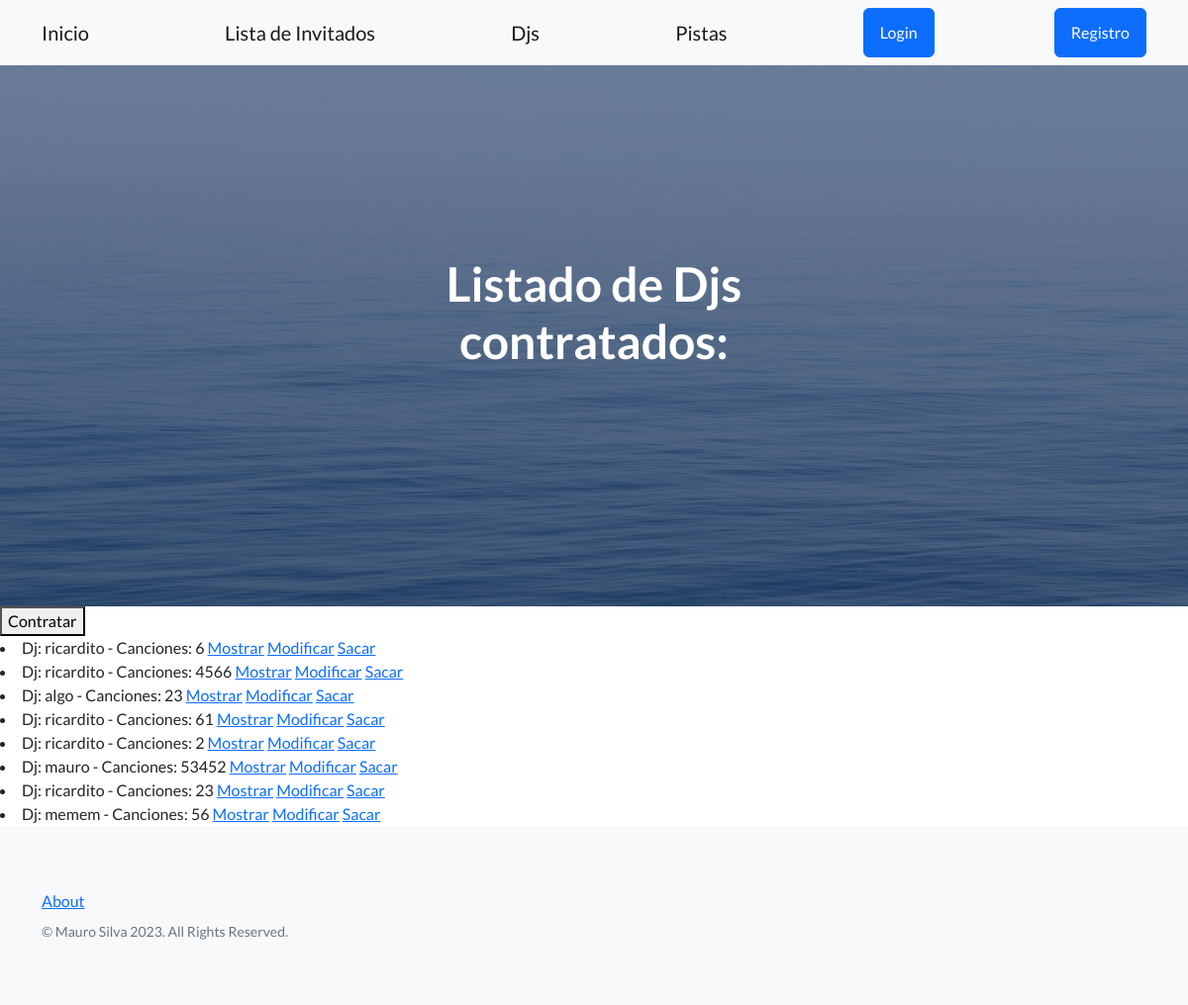
Before: /djs with the older database file.
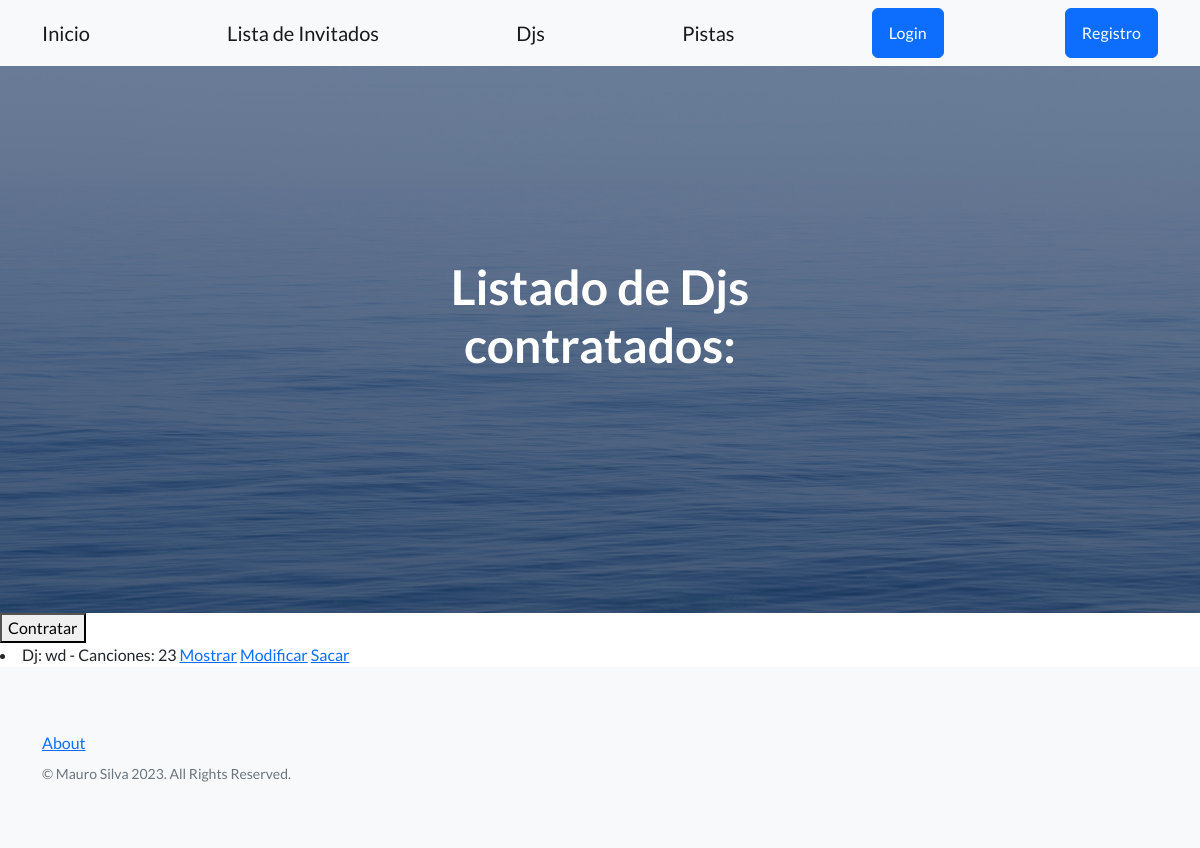
After: the same page with the newer database file.
### inicio/models.py (models this page shows)
class Dj(models.Model):
    nombre = models.CharField(max_length=20)
    canciones = models.IntegerField()
    descripcion = models.TextField(null=True)
    def __str__(self):
        return f'Dj: {self.nombre} - Canciones: {self.canciones}'

### inicio/views.py (the view)
# urls.py: path('djs', views.ListarDjs.as_view(), name='listar djs'),
class ListarDjs(ListView):
    model = Dj
    template_name = 'inicio/CBV/listar-djs-CBV.html'
    context_object_name = 'djs'

### inicio/templates/inicio/CBV/listar-djs-CBV.html (shortened to what this page needs)
{% extends 'base.html' %}
{% block mensaje_inicio %}
Listado de Djs contratados:
{% endblock mensaje_inicio %}
{% block contenido %}
<button><a class='navbar-brand' href= {% url 'inicio:contratar dj' %}>Contratar</a></button>
{% if djs %}
{% for dj in djs %}
<li>
    {{dj}}
    <a href={% url 'inicio:mostrar dj' dj.id %}>Mostrar</a>
    <a href={% url 'inicio:mod dj' dj.id %}>Modificar</a>
    <a href={% url 'inicio:despedir dj' dj.id %}>Sacar</a>
</li>
{% endfor %}
{% else %}
<p>No se encuentra contrato.</p>
{% endif %}
{% endblock contenido %}

### templates/base.html (shortened to what this page needs)
<!DOCTYPE html>
<html lang="en">
    {% load static %}
    <head>
        <link href="https://cdn.jsdelivr.net/npm/bootstrap-icons@1.5.0/font/bootstrap-icons.css" rel="stylesheet" type="text/css" />
        <link href= {% static 'css/styles.css' %} rel="stylesheet" />
    </head>
    <body>
        <nav class="navbar navbar-light bg-light static-top">
            <div class="container">
                <a class="navbar-brand" href={% url 'inicio:inicio' %}>Inicio</a>
                <a class="navbar-brand" href={% url 'inicio:listar invitados' %}>Lista de Invitados</a>
                <a class="navbar-brand" href={% url 'inicio:listar djs' %}>Djs</a>
                <a class="navbar-brand" href={% url 'inicio:listar pistas' %}>Pistas</a>
                {% if request.user.is_authenticated %}
                <a class="navbar-brand" href='#'>{{request.user.username}}</a>
                <a class="btn btn-secondary" href={% url 'usuario:logout' %}>Logout</a>
                {% else %}
                <a class="btn btn-primary" href={% url 'usuario:login' %}>Login</a>
                <a class="btn btn-primary" href={% url 'usuario:registro' %}>Registro</a>
                {% endif %}
            </div>
        </nav>
        {% block header %}
        <header class="masthead">
            <div class="container position-relative">
                <div class="row justify-content-center">
                    <div class="col-xl-6">
                        <div class="text-center text-white">
                            <h1 class="mb-5">
                                {% block mensaje_inicio %}{% endblock mensaje_inicio %}
                            </h1>
                        </div>
                    </div>
                </div>
            </div>
        </header>
        {% endblock header %}
        {% block contenido %}{% endblock contenido %}
        <footer class="footer bg-light">
            <div class="container">
                <div class="row">
                    <div class="col-lg-6 h-100 text-center text-lg-start my-auto">
                        <ul class="list-inline mb-2">
                            <li class="list-inline-item"><a href={% url 'inicio:about' %}>About</a></li>
                        </ul>
                        <p class="text-muted small mb-4 mb-lg-0">&copy; Mauro Silva 2023. All Rights Reserved.</p>
                    </div>
                </div>
            </div>
        </footer>
    </body>
</html>

Changed rows visible on the page:
removed Dj: nombre+canciones "Dj: ricardito - Canciones: 6"
removed Dj: nombre+canciones "Dj: ricardito - Canciones: 4566"
removed Dj: nombre+canciones "Dj: algo - Canciones: 23"
removed Dj: nombre+canciones "Dj: ricardito - Canciones: 61"
removed Dj: nombre+canciones "Dj: ricardito - Canciones: 2"
removed Dj: nombre+canciones "Dj: mauro - Canciones: 53452"
removed Dj: nombre+canciones "Dj: ricardito - Canciones: 23"
removed Dj: nombre+canciones "Dj: memem - Canciones: 56"
added Dj: nombre+canciones "Dj: wd - Canciones: 23"
